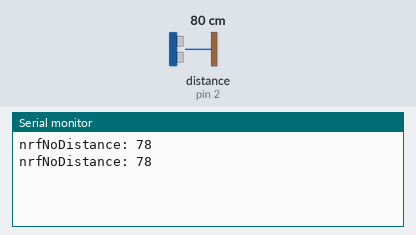
Bench run of a sketch on a simulated Arduino Uno, built with avr-gcc and run on an emulated ATmega328P. Shown: the last lines printed to the serial monitor. Wiring (inferred from the names in the program): ultrasonic range finder: trigger pin 4; echo pin 2. The inputs (shaded band) are chosen by the test bench; at power-on: distance to the obstacle (sensor on pin 2) 80 cm. The echo pulse lasts 58.3 µs per cm; no radio packets arrive unless stated.

Above: at 4.8 s.
4.9 s: distance to the obstacle (sensor on pin 2) set to 2 cm
At 7.4 s:
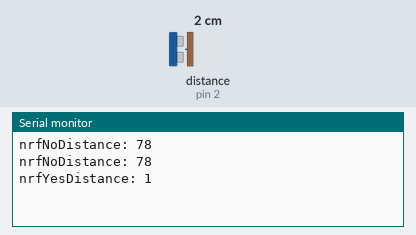
9.5 s: distance to the obstacle (sensor on pin 2) set to 4 cm
At 10.7 s:
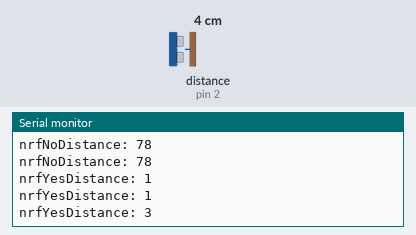

Measured:
- after the input at 4.9 s, the serial monitor: prints a new line after 1.1 s (image 1)
- after the input at 9.5 s, the serial monitor: prints a new line after 0.53 s (image 2)

The sketch:

88.ino
```cpp
#include <SPI.h>
#include <nRF24L01.h>
#include <RF24.h>

#define echoPin 2
#define trigPin 4

RF24 radio(7,8);

const byte address[6] = "00001";

long duration;
int distance;

void setup() {
  Serial.begin(19200);
  pinMode(trigPin, OUTPUT);
  pinMode(echoPin, INPUT);
  radio.begin();
  radio.openWritingPipe(address);
  radio.setPALevel(RF24_PA_MAX);
  radio.setDataRate(RF24_250KBPS);
  radio.stopListening();
}

void loop() {
  const char text[] = "nrf";
  const char t1[] = "Yes";
  const char t2[] = "No";
  radio.write(&text, sizeof(text));
  delay(2000);
  Serial.print(text);

  digitalWrite(trigPin, LOW);
  delayMicroseconds(2);

  digitalWrite(trigPin, HIGH);
  delayMicroseconds(10);
  digitalWrite(trigPin, LOW);

  duration = pulseIn(echoPin, HIGH);
  distance = duration * 0.034 / 2;


  if(distance<=25)
  {
    radio.write(&t1, sizeof(t1));
    Serial.print(t1);
  }
  else
  {
    radio.write(&t2, sizeof(t2));
    Serial.print(t2);
  }
  Serial.print("Distance: ");
  Serial.println(distance);
}
```
